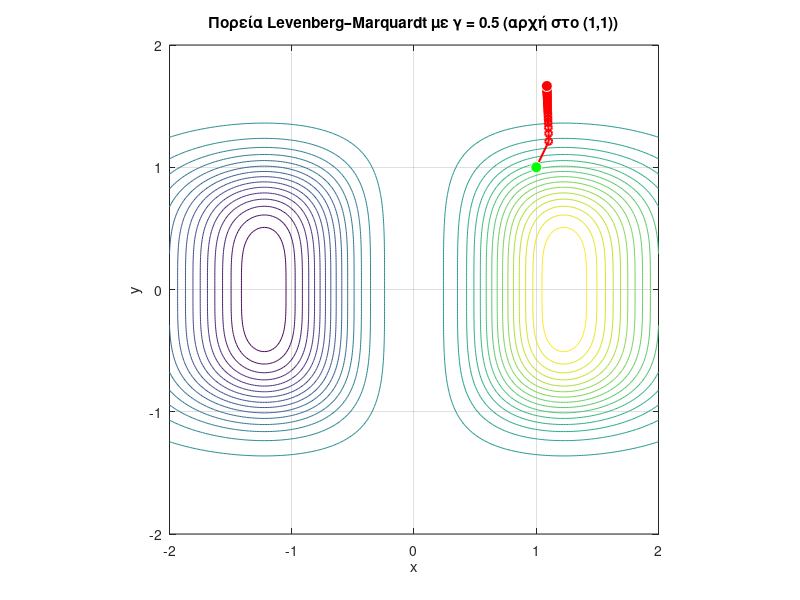

Source code (MATLAB):
%% Τροχιά Levenberg–Marquardt για f(x,y) = x^3 * exp(-x^2 - y^4)
clear; clc;

% Συνάρτηση
f = @(x) x(1).^3 .* exp(-x(1).^2 - x(2).^4);

% Κλίση
gradf = @(x) [ ...
    x(1).^2 .* (3 - 2*x(1).^2) .* exp(-x(1).^2 - x(2).^4); ...
   -4*x(1).^3 .* x(2).^3 .* exp(-x(1).^2 - x(2).^4)       ];

% Hessian
Hessf = @(x) [ ...
    (4*x(1).^5 - 14*x(1).^3 + 6*x(1)) .* exp(-x(1).^2 - x(2).^4), ...
     x(1).^2 .* x(2).^3 .* (8*x(1).^2 - 12) .* exp(-x(1).^2 - x(2).^4); ...
     x(1).^2 .* x(2).^3 .* (8*x(1).^2 - 12) .* exp(-x(1).^2 - x(2).^4), ...
     x(1).^3 .* x(2).^2 .* (16*x(2).^4 - 12) .* exp(-x(1).^2 - x(2).^4) ];

% Παράμετροι μεθόδου
gamma   = 0.5;   % σταθερό βήμα
mu      = 1.0;   % παράμετρος Levenberg–Marquardt
maxIter = 50;
tol     = 1e-6;

% Αρχικό σημείο
xk = [1; 1];

% Ιστορία σημείων
X_hist = xk;

for k = 1:maxIter
    g = gradf(xk);

    % Έλεγχος σύγκλισης
    if norm(g) < tol
        fprintf('Σύγκλιση στο k = %d, x* = [%g  %g]^T, f* = %g\n', ...
                k-1, xk(1), xk(2), f(xk));
        break;
    end

    H  = Hessf(xk);
    Bk = H + mu * eye(2);   % τροποποιημένη Hessian
    dk = -Bk \ g;           % διεύθυνση LM

    % Ενημέρωση
    xk = xk + gamma * dk;

    % Αποθήκευση τροχιάς
    X_hist(:,end+1) = xk;
end

%% Contour plot της f και τροχιάς (x_k, y_k)

% Πλέγμα για την f(x,y)
x1 = linspace(-2, 2, 300);
y1 = linspace(-2, 2, 300);
[X, Y] = meshgrid(x1, y1);
Z = X.^3 .* exp(-X.^2 - Y.^4);

figure;
contour(X, Y, Z, 30);      % ισοϋψείς της f
hold on; grid on;

% Τροχιά
plot(X_hist(1,:), X_hist(2,:), 'ro-', 'LineWidth', 1.5, 'MarkerSize', 5);

% Αρχικό και τελικό σημείο
plot(X_hist(1,1),   X_hist(2,1),   'wo', 'MarkerFaceColor','g', 'MarkerSize',8); % αρχή
plot(X_hist(1,end), X_hist(2,end), 'wo', 'MarkerFaceColor','r', 'MarkerSize',8); % τέλος

xlabel('x');
ylabel('y');
title('Πορεία Levenberg–Marquardt με \gamma = 0.5 (αρχή στο (1,1))');
axis equal;
hold off;
